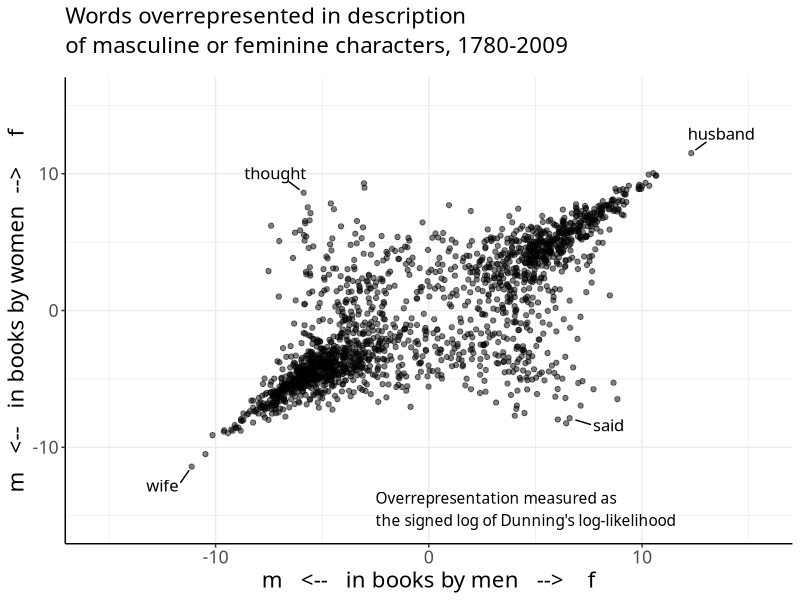
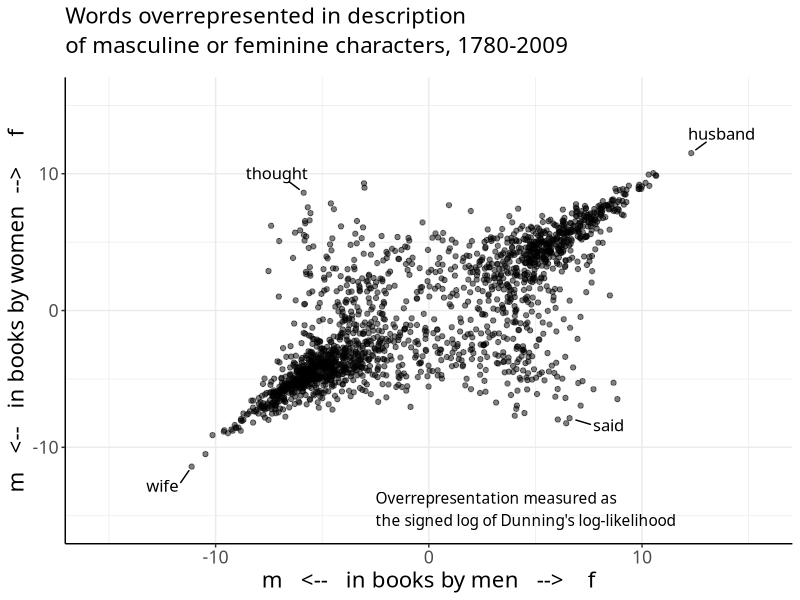

Recreate these plots in R, in order.
this.dir <- dirname(parent.frame(2)$ofile)
setwd(this.dir)

persp <- read.csv('data4r.csv')
library(ggplot2)
library(dplyr)
library(ggrepel)
tolabel <- persp[persp$label != '', ]

p <- ggplot(persp, aes(m, f)) + 
  theme_bw() +
  geom_point(alpha = 0.5) +
  scale_y_continuous('m   <--   in books by women  -->     f', limits = c(-15.5, 15.5)) +
  scale_x_continuous('m   <--   in books by men   -->    f', limits = c(-15.5, 15.5)) +
  geom_text_repel(aes(m, f, label = label), force = 6, box.padding = 0.6, 
                  point.padding = 0.5, max.iter = 1200, size = 4.2,
                  family = "Avenir Next Medium") +
  ggtitle('Words overrepresented in description\nof masculine or feminine characters, 1780-2009') +
  theme(text = element_text(size = 16, family = "Avenir Next Medium"), 
        panel.border = element_blank(),
        axis.line = element_line(color = 'black'),
        plot.title = element_text(margin = margin(b = 14), size = 16, lineheight = 1.1)) +
  annotate('text', x = -2.5 , y = -14.5, label = "Overrepresentation measured as\nthe signed log of Dunning's log-likelihood", 
           hjust = 0, family = 'Avenir Next Medium', size = 3.9)

tiff("fig2plot2perspectives.tiff", height = 8, width = 8, units = 'in', res=400)
plot(p)
dev.off()
plot(p)